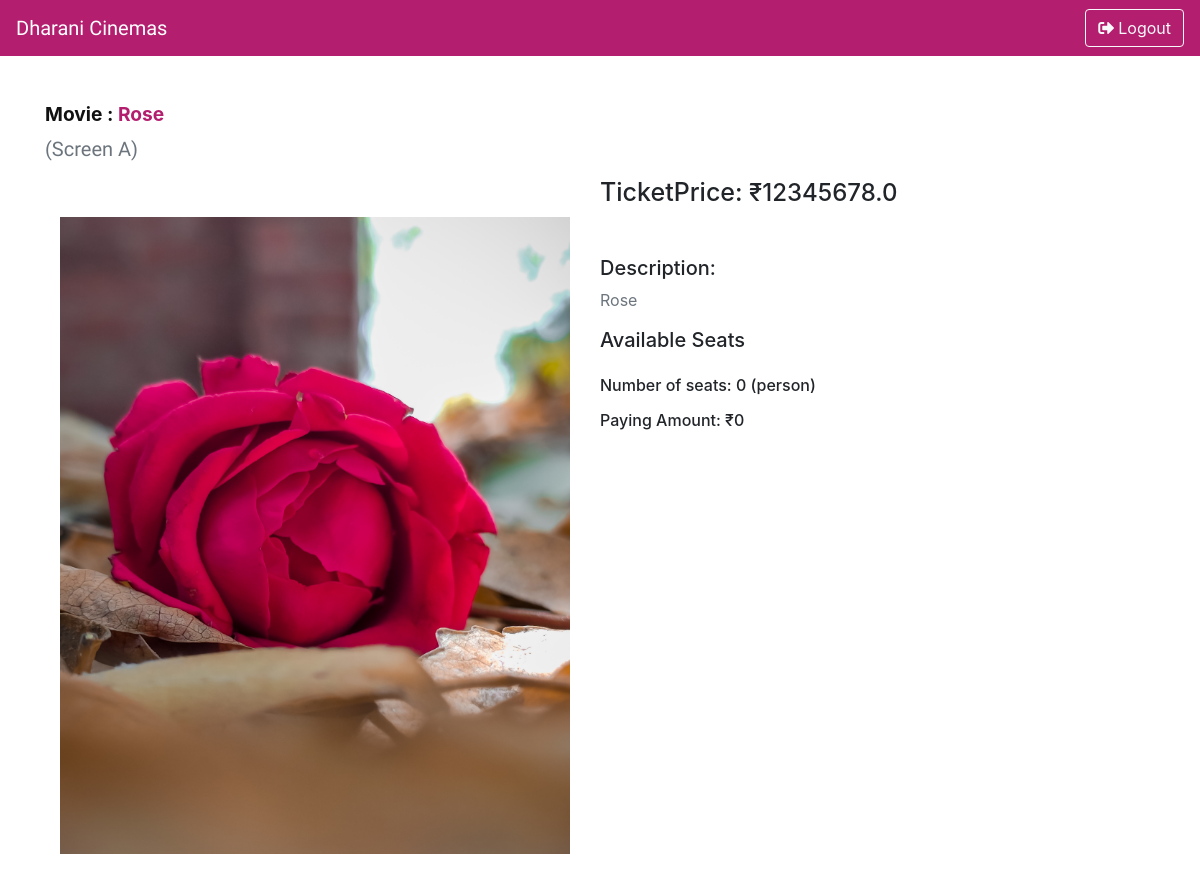
The page /show/8 on the database its author committed.
### home/models.py (models this page shows, shortened)
class Movie(models.Model):
    movie_name = models.CharField(max_length=50)
    image = models.ImageField(blank= True,upload_to='./movie',default = 'default.jpg')
    ticket_price = models.FloatField()
    description = models.CharField(max_length=500,default="")

class Show(models.Model):
    SCREEN = (('A','A'),('B','B'),('C','C'),('D','D'))
    TIMING = (('10AM','10AM'),('1PM','1PM'),('4PM','4PM'),('7PM','7PM'))
    movie =  models.ForeignKey(Movie,on_delete=models.CASCADE)
    screen = models.CharField(max_length=5,choices=SCREEN)
    timing = models.CharField(max_length=5,choices=TIMING)
    date = models.DateField(auto_now=False, auto_now_add=False)
    class Meta:
        unique_together = ('screen', 'timing','date',)

### booking/views.py (the view)
# urls.py: path('show/<id>',views.bookShow,name="home"),
def bookShow(request,id):
    show = Show.objects.get(pk = id)
    context = {
        'movie': show.movie,
        'show':show
    }
    return render(request,'booking/bookShow.html',context)

### templates/booking/bookShow.html (shortened to what this page needs)
{% load static %}
<!DOCTYPE html>
<html lang="en">
  <head>
    <link
      rel="stylesheet"
      id="theme"
      href="{% static '/css/bootstrap.css' %}"
    />
    <link
      rel="stylesheet"
      href="https://pro.fontawesome.com/releases/v5.10.0/css/all.css"
    />
  </head>
  <body class="pb-5">
    <nav
      id="userNavbar"
      class="navbar navbar-expand-lg fixed-top navbar-dark bg-primary"
    >
      <div class="collapse navbar-collapse" id="navbarTogglerDemo01">
        <a
          class="navbar-brand"
          href="../../"
          style="font-family: 'Patua One', cursive"
          >Dharani Cinemas</a
        >
        <div class="form-inline my-2 my-lg-0">
          <button
            onclick="logout()"
            id="logoutButton"
            class="btn btn-outline-light my-2 my-sm-0"
          >
            <i class="fas fa-sign-out-alt pr-1"></i>Logout
          </button>
        </div>
      </div>
    </nav>
    <div class="container" style="margin-top: 100px">
      <b class="text-black" style="font-size: larger"
        >Movie : <span class="text-primary">{{movie.movie_name}}</span></b
      >
      <h5 class="mt-2 text-muted" style="font-family: 'Patua One', cursive">
        (Screen {{show.screen}})
      </h5>
      <div class="container row">
        <div class="col-6">
          <img
            class="img-fluid mt-5"
            src="../static/media/{{movie.image}}"
            alt=""
            srcset=""
          />
        </div>
        <div class="col-6 pb-5">
          <h4 class="mt-2">
            <span style="font-size: 25px; font-weight: 500">TicketPrice:</span>
            ₹{{movie.ticket_price}}
          </h4>
          <h5 class="mt-5">Description:</h5>
          <p class="text-muted">{{movie.description}}</p>
          <div class="form-group">
            <h5>Available Seats</h5>
        </div>
        <h6 class="mt-4">Number of seats: <span id="noOfPerson">0</span> (person)</h6>
        <h6 class="mt-3">Paying Amount: <span id="amount">₹0</h6>
      </div>
    </div>
  </body>
</html>

### rows shown on the page
Movie: movie_name "Rose", image (picture), ticket_price "12345678.0", description "Rose"
Show: screen "A"
